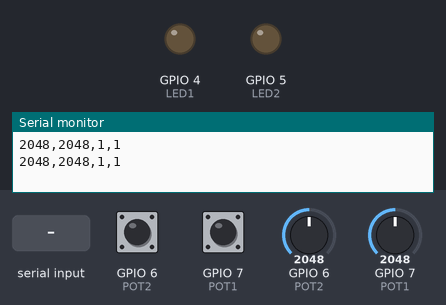
Bench run of a sketch on a simulated ESP32-S3. On the bench: output pins drawn as LEDs (lit = HIGH), the last lines printed to the serial monitor. The test bench sets the inputs (shaded band); at power-on: GPIO 6 (POT2) HIGH, GPIO 6 (POT2) = 2048, GPIO 7 (POT1) HIGH, GPIO 7 (POT1) = 2048.

Above: at 1.2 s.
1.3 s: "led1:1\n" received over Serial
At 3.4 s:
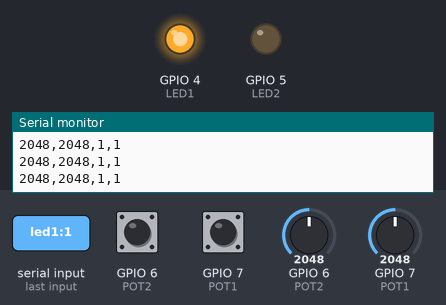
3.8 s: "led2:1\n" received over Serial
At 5.2 s:
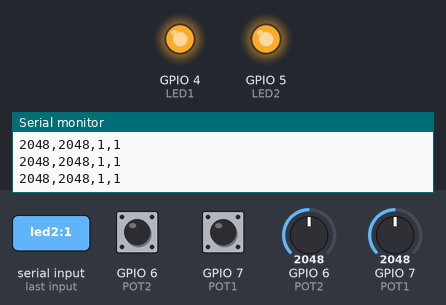
6.3 s: "led1" received over Serial
At 8.4 s:
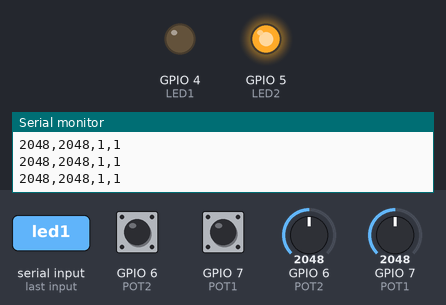
8.8 s: "led1:150\n" received over Serial
At 10.2 s:
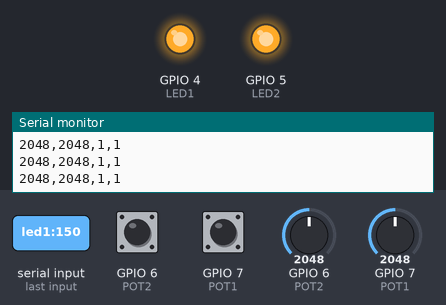
11.3 s: "led2" received over Serial
At 13.4 s:
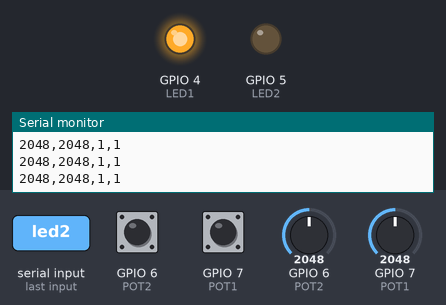
Timing chart, 0 to 14.8 s (numbered marks = the images above; inputs shaded):
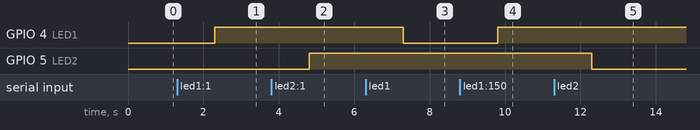

Measured:
- after the input at 1.3 s, GPIO 4 (LED1): LOW → HIGH after 1.0 s
- after the input at 3.8 s, GPIO 5 (LED2): LOW → HIGH after 1.0 s
- after the input at 6.3 s, GPIO 4 (LED1): HIGH → LOW after 1.0 s
- after the input at 8.8 s, GPIO 4 (LED1): LOW → HIGH after 1.0 s
- after the input at 11.3 s, GPIO 5 (LED2): HIGH → LOW after 1.0 s

The sketch:

gestionando2_SOP.ino
```cpp
#include <Ticker.h>

#define POT1 A6
#define POT2 A5
#define LED1 4
#define LED2 5
#define Btn1 6
#define Btn2 7

int valor_led1 = 0;
int valor_led2 = 0;
int valor_pot = -1;
int valor_pot1;
int valor_pot2;
int valor_Btn1;
int valor_Btn2;

void fnLectura()
{
  int potenciometro1;
  int potenciometro2;
  int estadoBtn1 = digitalRead(Btn1);
  int estadoBtn2 = digitalRead(Btn2);
  potenciometro1 = analogRead(POT1);
  potenciometro2 = analogRead(POT2);
  valor_pot1 = potenciometro1;
  valor_pot2 = potenciometro2;
  valor_Btn1 = estadoBtn1;
  valor_Btn2 = estadoBtn2;

  Serial.println(String(valor_pot1) + "," + String(valor_pot2)+ "," + String(valor_Btn1)+ "," + String(valor_Btn2));
}
Ticker ticLectura(fnLectura,500);//la funcion fnPotenc se ejecuta cada 500 mS

void fnActuadores(String cadena)
{
  int pos;
  String etiqueta, valor;
  cadena.trim(); //se quitan espacios en blanco
  cadena.toLowerCase(); //convertir todas las letras a minusculas
  pos = cadena.indexOf(':'); //Se encuentra la posición de los puntos
  etiqueta = cadena.substring(0,pos);//se obtiene la etiqueta
  valor = cadena.substring(pos+1);//se obtiene el valor

  if (etiqueta.equals("led1")) //compara la etiqueta para saber si el LED1 es el que se debe encender
  {
    if(valor_led1 != valor.toInt())
    {
      valor_led1 = valor.toInt();
      digitalWrite(LED1,valor_led1);
    }
  }

  else if (etiqueta.equals("led2")) //compara la etiqueta para saber si el LED1 es el que se debe encender
  {
    if(valor_led2 != valor.toInt())
    {
      valor_led2 = valor.toInt();
      digitalWrite(LED2,valor_led2);
    }
  }
}

void setup()
{
  Serial.begin(9600);
  delay(30);
  // config pines

  pinMode(LED1, OUTPUT);
  pinMode(LED2, OUTPUT);
  pinMode(Btn1, INPUT_PULLUP);
  pinMode(Btn2, INPUT_PULLUP);

  //Valores iniciales
  digitalWrite(LED1,valor_led1);
  digitalWrite(LED2,valor_led2);

  ticLectura.start();
}

void loop()
{
  ticLectura.update();
  //Lectura puerto serial
  if(Serial.available())
  {
    fnActuadores(Serial.readString());
  }
}
```
